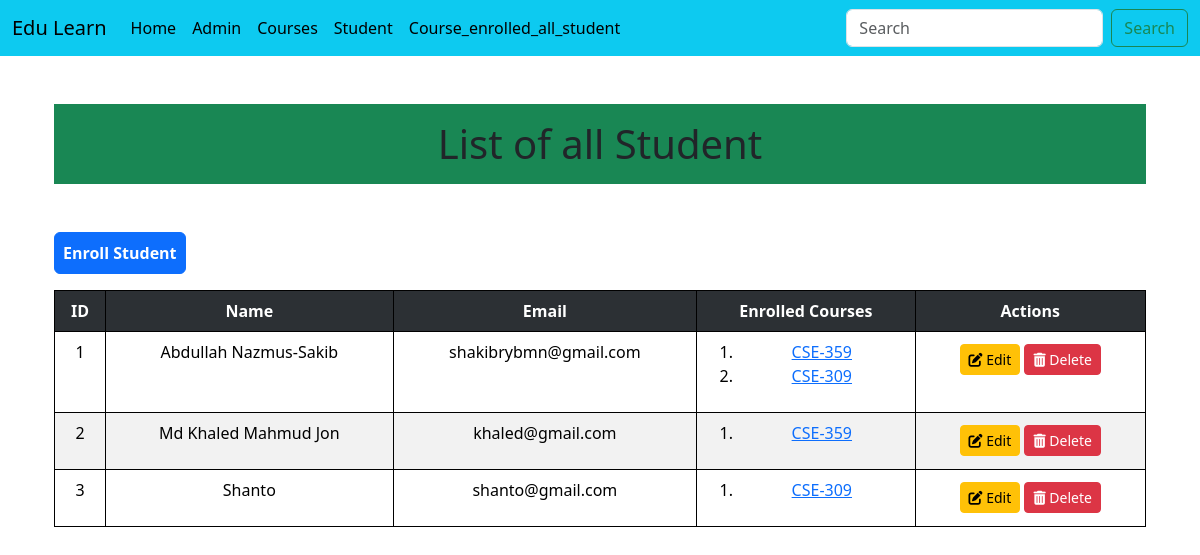
Before: /courses/student_list/ with the older database file.
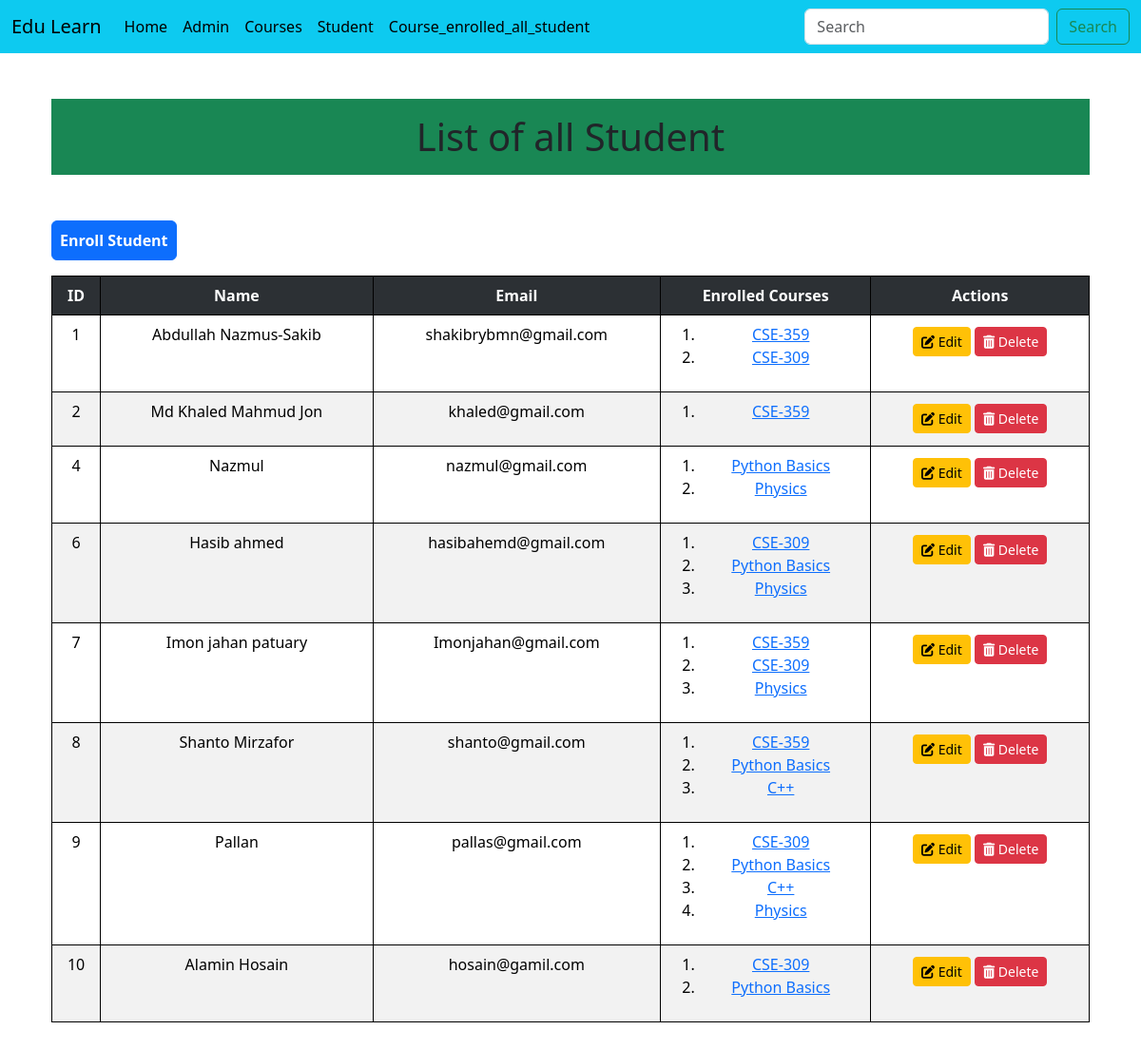
After: the same page with the newer database file.
### Courses/models.py (models this page shows, shortened)
class Student(models.Model):
    name = models.CharField(max_length=100)
    email = models.EmailField(unique=True)
    enrolled_courses = models.ManyToManyField(Courses, related_name='students')

class Courses(models.Model):
    title = models.CharField(max_length=200)
    description = models.TextField()
    duration = models.IntegerField(help_text="Duration in hours")
    thumbnail = models.ImageField(upload_to='course_thumbnail/',null=True,blank=True)

### Courses/views.py (the view)
# urls.py: path('student_list/',views.student_list,name='student_list'),
def student_list(request):
    students = Student.objects.all()
    return render(request,'Courses/student_list.html',{"students":students})

### templates/Courses/student_list.html (shortened to what this page needs)
{% extends "Courses/base.html" %}
{% block content %}
<div class="container">
  <h1 class="text-center my-5 py-3 bg-success">List of all Student</h1>
<a href="{% url 'enroll_student' %}" class='btn btn-primary mb-3 p-2 fw-bold'>Enroll Student</a>
  <table class="table table-striped ">
      <tr class="table-dark">
          <th>ID</th>
          <th>Name</th>
          <th>Email</th>
          <th>Enrolled Courses</th>
          <th>Actions</th>
      </tr>
      {% for student in students %}
      <tr>
          <td>{{student.id}}</td>
          <td>{{student.name}}</td>
          <td>{{student.email}}</td>
          <td>
            <ol type='1'>
                {% for course in student.enrolled_courses.all %}
                <li><a href="{% url 'individual_course_details' course.id %}">{{course.title}}</a></li>
                {% endfor %}
            </ol>
        </td>
        <td>
            <a href="{% url 'student_update' student.id %}" class="btn btn-warning btn-sm my-1">
                <i class="fas fa-edit"></i> Edit
            </a>
            <form action="{% url 'student_delete' student.id %}"  class="d-inline">
                <button type="submit" class="btn btn-danger btn-sm" >
                    <i class="fas fa-trash-alt"></i> Delete
                </button>
            </form>
        </td>
      {% endfor %}
    </table>
</div>
{% endblock content %}

Changed rows visible on the page:
removed Student: id "3", name "Shanto", email "shanto@gmail.com", Courses (title "CSE-309")
added Student: id "4", name "Nazmul", email "nazmul@gmail.com"
now on this page (row unchanged): Courses: title "Python Basics"
now on this page (row unchanged): Courses: title "Physics"
added Student: id "6", name "Hasib ahmed", email "hasibahemd@gmail.com", Courses (title "CSE-309")
added Student: id "7", name "Imon jahan patuary", email "Imonjahan@gmail.com", Courses (title "CSE-359"), Courses (title "CSE-309")
added Student: id "8", name "Shanto Mirzafor", email "shanto@gmail.com", Courses (title "CSE-359")
now on this page (row unchanged): Courses: title "C++"
added Student: id "9", name "Pallan", email "pallas@gmail.com", Courses (title "CSE-309")
added Student: id "10", name "Alamin Hosain", email "hosain@gamil.com", Courses (title "CSE-309")
